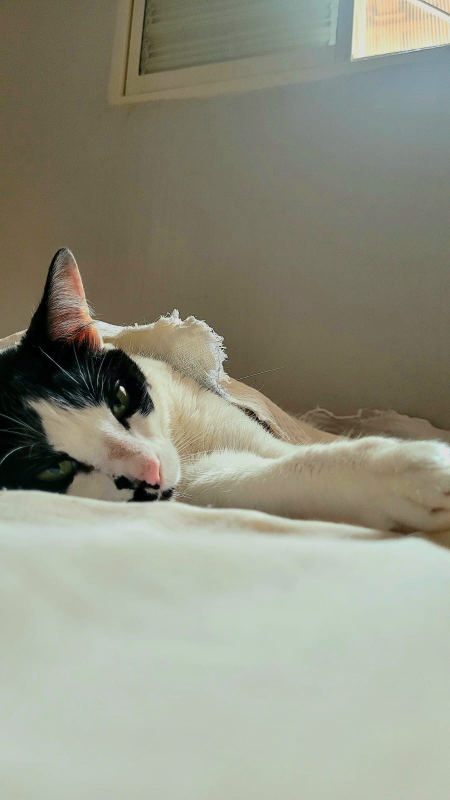
#> input picture .gitignore/miu.jpg, 900 x 1600 px, found by its file name (shown at 1/2 size)
$ jupyter execute opencvfunction.ipynb   (shell and % lines are left out)
#> lines starting #> are read from the running program, lines starting #| are printed output that depends on the picture
[cell 1]
import numpy as np
import matplotlib.pyplot as plt

[cell 2]
import cv2

 <h1> Carregando a imagem</h1>

[cell 3]
imagem = cv2.imread('miu.jpg')
#> imagem is the input picture: shape (1600, 900, 3); mean B, G, R 129.8, 146.1, 145.3

[cell 4]
type(imagem)

<h1>Plotando a img</h1>

[cell 5]
imagem.shape
#> Out = (1600, 900, 3)

[cell 6]
plt.imshow(imagem) #opencv2 Trabalha com BGR ao contrario do RGB do matplotlib

[cell 7]
#correção de cor da img
img_cor = cv2.cvtColor(imagem,cv2.COLOR_BGR2RGB)

[cell 8]
plt.imshow(img_cor)

<h1>Redimensionando a img</h1>

[cell 9]
img_redimensionada = cv2.resize(img_cor,(640, 480))
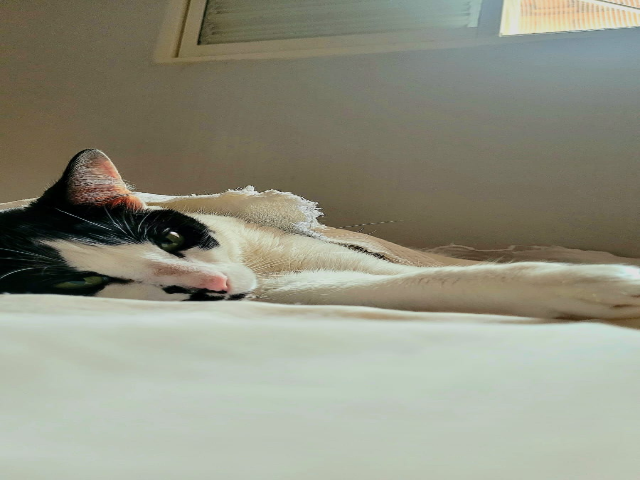
#> img_redimensionada: shape (480, 640, 3); mean R, G, B 145.2, 146.1, 129.8

[cell 10]
plt.imshow(img_redimensionada)

[cell 11]
#outra maneira de redimensionar sem distorcer
#neste caso 50% do tamanho dela
largura = 0.5
altura = 0.5
img_nova = cv2.resize(img_cor,(0,0),img_cor,largura,altura)
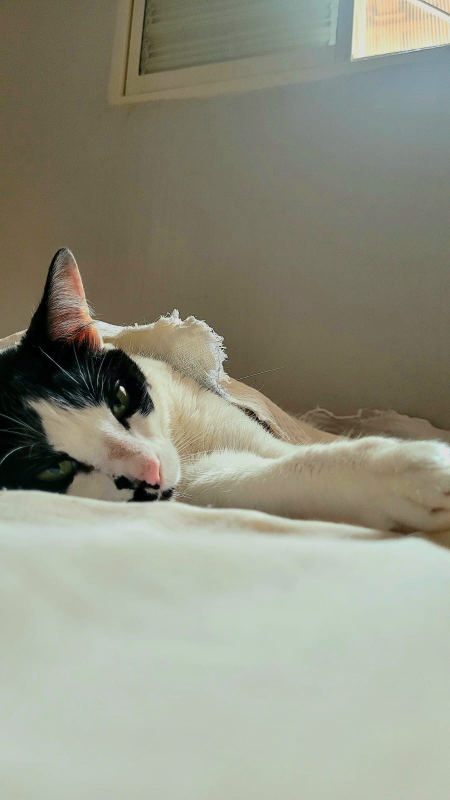
#> img_nova: shape (800, 450, 3); mean R, G, B 145.4, 146.2, 130

[cell 12]
plt.imshow(img_nova)

<h1>Salvar imgs</h1>

[cell 13]
cv2.imwrite('miu3.jpg',img_nova)
#> Out = True
